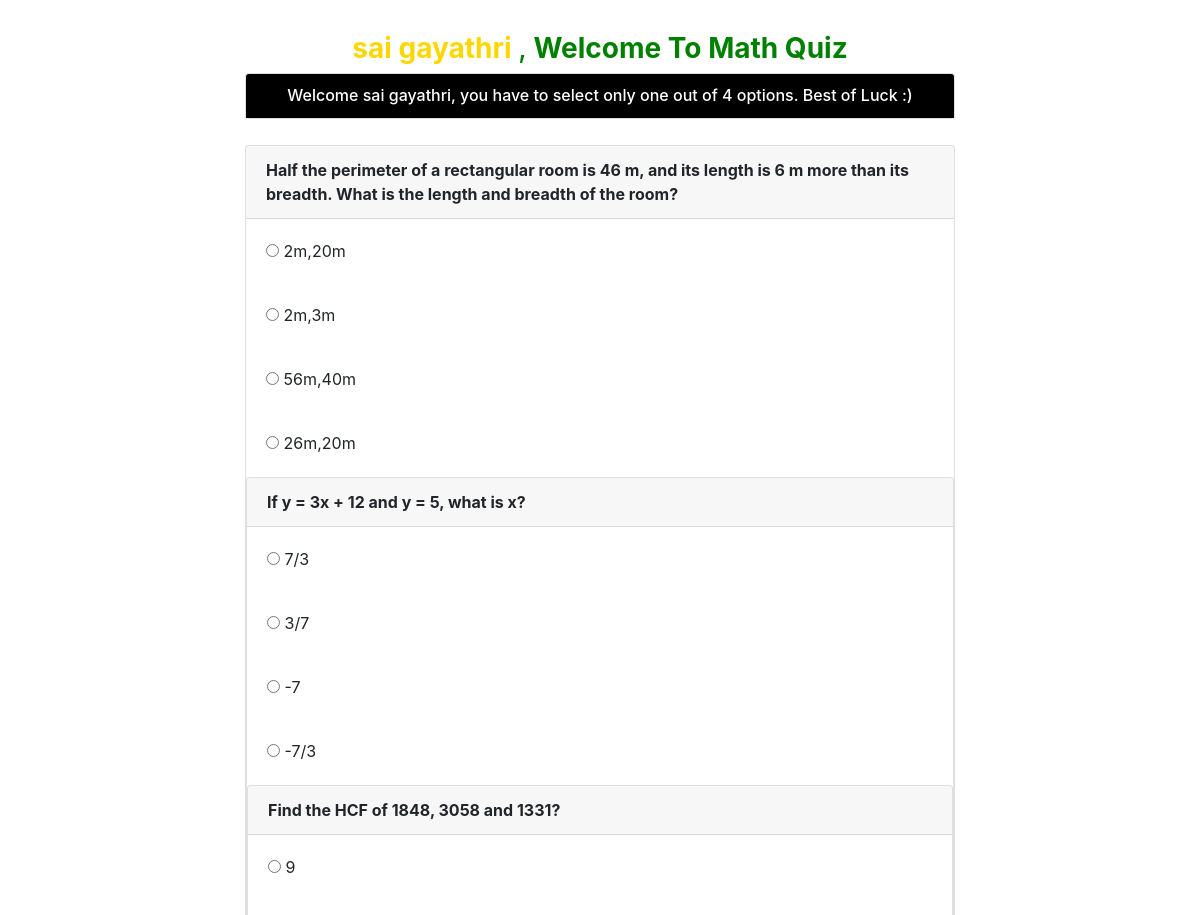
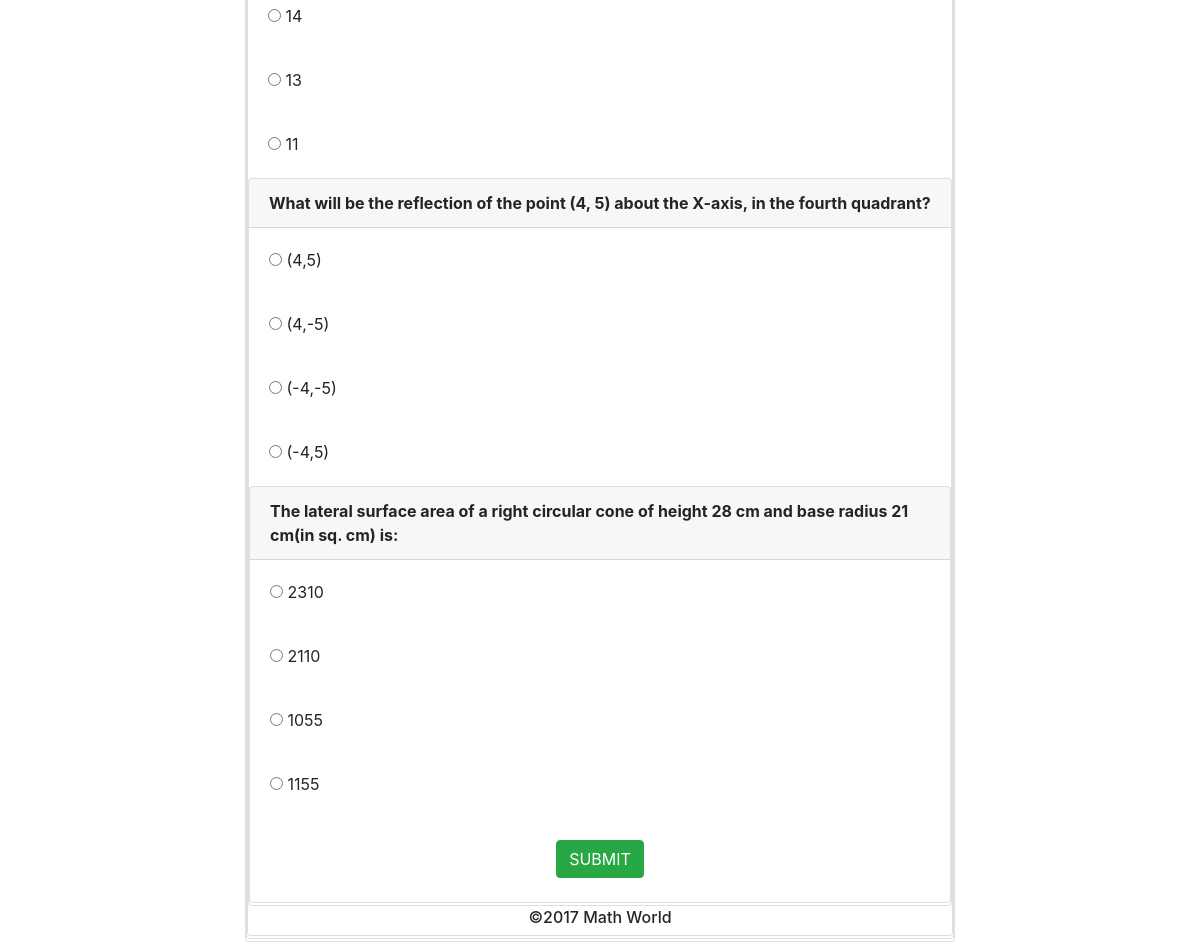
Page /index.php (signed in) on the committed database (2 pictures, top to bottom).
### tables this page shows
CREATE TABLE IF NOT EXISTS `questions` (
  `qid` int(250) NOT NULL AUTO_INCREMENT,
  `question` varchar(250) NOT NULL,
  `ans_id` int(250) NOT NULL,
  PRIMARY KEY (`qid`)
);

CREATE TABLE IF NOT EXISTS `answers` (
  `aid` int(250) NOT NULL AUTO_INCREMENT,
  `answer` varchar(250) NOT NULL,
  `ans_id` int(250) NOT NULL,
  PRIMARY KEY (`aid`)
);

### index.php (the view, shortened to what this page needs)
<?php
  $db2 = mysqli_connect('localhost', 'root', '', 'quizdbase');
?>
<!DOCTYPE html>
<html>
<head>
  <link rel="stylesheet" href="https://maxcdn.bootstrapcdn.com/bootstrap/4.5.2/css/bootstrap.min.css">
</head>
<body>
<div class="header">
  <br><h2 style="text-align: center; color: #0000cd ;"> </h2>
</div>
    <?php  if (isset($_SESSION['username'])) : ?>
      <div class="container" >
       <h3 style="text-align: center ; color: green ; position: center ; margin-bottom : 7px;"><strong style="color: #ffd700"><?php echo $_SESSION['username']; ?> </strong>,<strong> Welcome To Math Quiz</strong></h3>
<div class="col-lg-8 m-auto d-block">
        <div class="card">
          <h6 class="text-center card-header", style="color: white ; background: #000000" > Welcome <?php echo $_SESSION['username']; ?>, you have to select only one out of 4 options. Best of Luck :)</h6>
        </div><br>
        <form action="check.php" method="post">
        <?php
        for($i=1 ; $i<6 ; $i++){
        $q = " select * from questions where qid = $i";
        $query = mysqli_query($db2, $q);
        while ($rows = mysqli_fetch_assoc($query) ) {
          ?>
          <div class="card " , style="margin: 2px auto">
            <p class="card-header"><strong><?php echo $rows['question'] ?></strong></p>
            <?php
                 $q = " select * from answers where ans_id = $i";
                 $query = mysqli_query($db2, $q);
                 while ($rows = mysqli_fetch_assoc($query) ) {
                    ?>
                    <div class="card-body">
                      <input type="radio" name="quizcheck[<?php echo $rows['ans_id']; ?>]" value="<?php echo $rows['aid'] ; ?>",required;>
                      <?php echo $rows['answer'];  ?>
                    </div>
      <?php
          }
          }
        }
          ?>
           <br><input type="submit" name="submit" value="SUBMIT" class="btn btn-success m-auto d-block" ><br>
</form>
</div>
</div>
<div>
  <h6 style="text-align: center;"> ©2017 Math World </h6>
</div>
       <?php endif ?>
</body>
</html>

### rows in the picture
questions: question "Half the perimeter of a rectangular room is 46 m, and its length is 6 m more than its breadth. What is the length and breadth of the room?"
answers: answer "2m,20m"
answers: answer "2m,3m"
answers: answer "56m,40m"
answers: answer "26m,20m"
questions: question "If y = 3x + 12 and y = 5, what is x?"
answers: answer "7/3"
answers: answer "3/7"
answers: answer "-7"
answers: answer "-7/3"
questions: question "Find the HCF of 1848, 3058 and 1331?"
answers: answer "9"
answers: answer "14"
answers: answer "13"
answers: answer "11"
questions: question "What will be the reflection of the point (4, 5) about the X-axis, in the fourth quadrant?"
answers: answer "(4,5)"
answers: answer "(4,-5)"
answers: answer "(-4,-5)"
answers: answer "(-4,5)"
questions: question "The lateral surface area of a right circular cone of height 28 cm and base radius 21 cm(in sq. cm) is:"
answers: answer "2310"
answers: answer "2110"
answers: answer "1055"
answers: answer "1155"

### other values in the picture
$_SESSION['username'] "sai gayathri"
